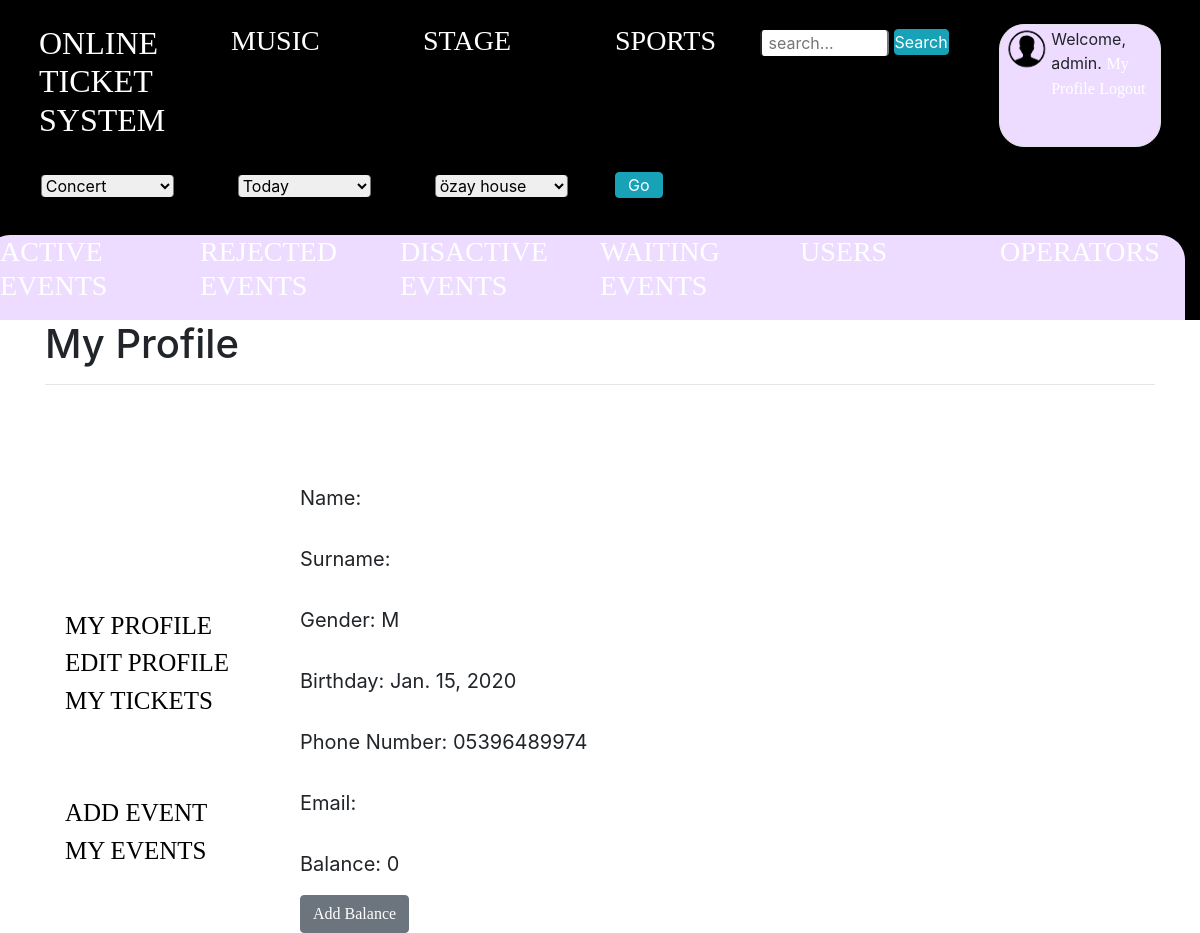
/account/profile/ (signed in), run on an earlier commit of the app's database.
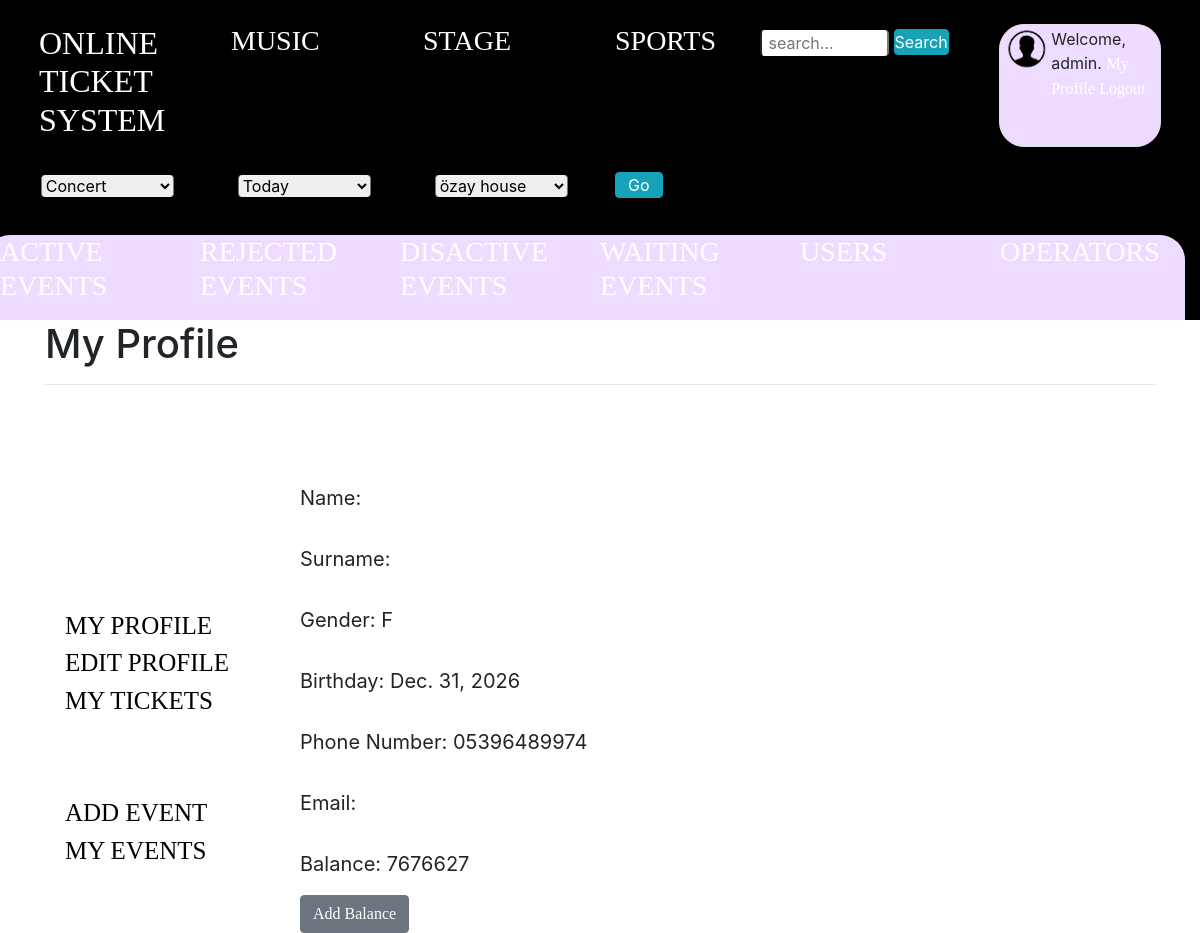
And on a later commit of the database.
### website/models.py (models this page shows, shortened)
class UserProfile(models.Model):
    id = models.AutoField(primary_key=True)
    GENDER = (
        ('M', 'Male'),
        ('F', 'Female'),
    )
    gender = models.CharField(max_length=1, choices=GENDER)
    birthday = models.DateField()
    phone_number = models.CharField(max_length=11)
    img = models.URLField(null=True, blank=True)
    isOperator = models.BooleanField(default=False)
    user = models.ForeignKey(User, on_delete=models.CASCADE)
    balance = models.IntegerField(default=0)

### website/views.py (the view)
# urls.py: path('account/profile/', views.my_profile_view, name='my_profile'),
@login_required
def my_profile_view(request):
    user = request.user
    user_infos = UserProfile.objects.all().filter(user=user)
    context = {"user_infos": user_infos}
    return render(request, 'profile/profile.html', context)

### website/views.py (called while the page is built)
def return_stage_list(request):
    return {'stage_list': Stage.objects.all()}

### templates/profile/profile.html (shortened to what this page needs)
{% extends 'base.html' %}
{% block head %}
    {% load static %}
    <link rel="stylesheet" type="text/css" href="{% static "css/profile/profil.css" %}">
{% endblock %}
{% block content %}
<div id="mainDiv">
    <h1 id="header">My Profile</h1>
    <hr>
    <div class="infos">
        {% block info %}
            {% for info in user_infos %}
                <p>Name: {{ info.user.first_name }} </p>
                <p>Surname: {{ info.user.last_name }}</p>
                <p>Gender: {{ info.gender }}</p>
                <p>Birthday: {{ info.birthday }}</p>
                <p>Phone Number: {{ info.phone_number }}</p>
                <p>Email: {{  info.user.email }}</p>
                <p>Balance: {{  info.balance }}</p>
                <a href="{% url 'add_balance' %}"><button type="button" class="btn btn-secondary">Add Balance</button></a>
            {% endfor %}
        {% endblock %}
    </div>
    <div id="main_menu">
        <br><br>
        <a href="{% url 'my_profile' %}">My Profile</a><br>
        <a href="{% url 'edit_my_profile' %}">Edit Profile</a><br>
        <a href="{% url 'my_transactions' %}">My Tickets</a><br>
        <br><br>
        {% block isOperator %}
        {% for info in user_infos %}
            {% if info.isOperator %}
                <a href="{% url 'add_event' %}">Add Event</a><br>
                <a href="{% url 'my_events' %}">My Events</a><br>
            {% endif %}
        {% endfor %}
            {% endblock %}
    </div>
</div>
{% endblock %}

### templates/base.html (shortened to what this page needs)
<!DOCTYPE html>
<html lang="en">
<head>
    <link rel="stylesheet" href="https://stackpath.bootstrapcdn.com/bootstrap/4.4.1/css/bootstrap.min.css">
     {% block head %}
             {% endblock %}
     {% load static %}
    <link rel="stylesheet" type="text/css" href="{% static 'css/base.css' %}">
</head>
<body>
    <header>
  <video playsinline="playsinline" autoplay="autoplay" muted="muted" loop="loop">
    <source src="{% static 'media/homevideo.mp4' %}" type="video/mp4">
  </video>
        <div class="row" id='mainRow'>
            <div class="col-sm-2">
                <div id="webSiteName">
                    <a href="{%  url 'home' %}">
                        <h2>Online Ticket System</h2>
                    </a>
                </div>
            </div>
            <div class="col-sm-2">
                <div class="topicsName">
                    <a href="{% url 'concert_event'  %} ">
                        <h3>Music</h3>
                    </a>
                </div>
            </div>
            <div class="col-sm-2">
                <div class="topicsName">
                    <a href="{% url 'theatre_event'  %} ">
                        <h3>Stage</h3>
                    </a>
                </div>
            </div>
            <div class="col-sm-1">
                <div class="topicsName">
                    <a href="{% url 'sport_event'  %} ">
                        <h3>Sports</h3>
                    </a>
                </div>
            </div>
            <div class="col-md-3">
                <div class="search-container">
                    <form method="GET" action="{% url 'overall_search' %}">
                    <input required name="q" value="{{ request.GET.q }}" placeholder=" search...">
                    <button class="btn btn-info py-0 px-0" type="submit">Search</button>
                    </form>
                </div>
            </div>
            <div class="col-sm-2">
            <div class="border">
                <div class="avatarDiv">
                    <img src={% static "media/user-avatar.png" %} alt="user-avatar">
                </div>
                <div class="accountTextDiv">
                    {% if user.is_authenticated %}
                    <p class="login">Welcome, {{ user.get_username }}.
                    <a href="{% url 'my_profile' %}">My Profile</a>
                        <a href="{% url 'logout' %}">Logout</a></p>
                    {% else %}
                    <p><a  href="{% url 'login' %}">Login</a></p>
                    {% endif %}
                </div>
            </div>
            </div>
        </div>
        <div class="row" id='searchFilterRow'>
            <table>
            <form action="{% url 'opinion_search' %}" method="post" >
            <div class="col-sm-2">
                <div class="categories">
                    <select name="categories">
                        <option value="C">Concert</option>
                    </select>
                </div>
            </div>
            <div class="col-sm-2">
                <div class="categories">
                    <select name="dates">
                        <option value="Today">Today</option>
                    </select>
                </div>
            </div>
            <div class="col-sm-2">
                <div class="categories">
                    <select name="stage_names">
                       {% for stage in stage_list %}
                        <option value="{{ stage.place }}">{{ stage.place }}</option>
                        {% endfor %}
                    </select>
                </div>
            </div>
            <div class="col-sm-1">
                <div class="categories">
                     <button class="btn btn-info py-0 " type="submit">Go</button>
            </div>
                </div>
            </form>
</table>
        </div>
  {% if request.user.is_superuser %}
         <div class="row" id='adminRow'>
          <div class="col">
                <div class="topicsName">
                    <a href="{% url 'active_events' %}">
                        <h3>Active Events</h3>
                    </a>
                </div>
            </div>
      <div class="col">
                <div class="topicsName">
                    <a href="{% url 'rejected_events' %}">
                        <h3>Rejected Events</h3>
                    </a>
                </div>
            </div>
            <div class="col">
                <div class="topicsName">
                    <a href="{% url 'disactive_events' %}">
                        <h3>Disactive Events</h3>
                    </a>
                </div>
            </div>
            <div class="col">
                <div class="topicsName">
                    <a href="{% url 'waiting_events' %}">
                        <h3>Waiting Events</h3>
                    </a>
                </div>
            </div>
            <div class="col">
                <div class="topicsName">
                    <a href="{% url 'users_all' %}">
                        <h3>Users</h3>
                    </a>
                </div>
            </div>
            <div class="col">
                <div class="topicsName">
                    <a href="{% url 'operator_all' %}">
                        <h3>Operators</h3>
                    </a>
                </div>
            </div>
      </div>
{% endif %}
    </header>
    <div class="container-xl">
            {% block content %}
             {% endblock %}
    </div>
</body>
</html>

### website/static/css/profile/profil.css (style rules this page uses)
.infos p { padding-top: 15px; }
.infos { position: relative; width:600px; font-size:20px; height: 100px; margin: auto; margin-top: 7.5%; }
#main_menu a { color: black; }
#main_menu { position: absolute; width:200px; top:57%; font-size: 25px; padding-left:20px; }

### website/static/css/base.css (style rules this page uses)
body { width: 100%; }
#adminRow { border-radius: 25px; border-color: #eddcff ; background: #eddcff; width: 100%; height: 100%; }
a { color: white; font-family: "Century Gothic", serif; text-decoration: none; text-transform: uppercase; }
.accountTextDiv a { color: white; font-family: "Century Gothic", serif; text-decoration: none; text-transform: initial; }
header { position: relative; background-color: black; height: 40vh; min-height: 15rem; width: 100%; overflow: hidden; }
header video { position: absolute; top: 50%; left: 50%; min-width: 100%; min-height: 100%; width: auto; height: auto; z-index: 0; -ms-transform: translateX(-50%) translateY(-50%); -moz-transform: translateX(-50%) translateY(-50%); -webkit-transform: translateX(-50%) translateY(-50%); transform: translateX(-50%) translateY(-50%); }
#webSiteName { float: left; width: 14%; height: 95%; margin: auto; }
.topicsName { float: left; width: 14%; height: 95%; margin: auto; }
.avatarDiv { float: left; width: 30%; height: 95%; margin: auto; margin-left: 2%; }
.avatarDiv img { max-width: 100%; max-height: 100%; }
.border { border-radius: 25px; border-color: #eddcff ; background: #eddcff; width: 100%; height: 100%; }
.accountTextDiv { float: left; width: 60%; height: 95%; margin: auto; padding-top: 1%; }
.accountTextDiv p { width: 100%; }
.search-container { margin: auto; width: 100%; height: 25%; padding-top: 2%; }
.search-container input { margin-left: 19%; width: 50%; webkit-border-radius: 4px !important; -moz-border-radius: 4px !important; border-radius: 4px !important; -webkit-border-top: 4px !important; -moz-border-top: 4px !important; border-top: 4px !important; -webkit-border-bottom: 4px !important; -moz-border-bottom: 4px !important; border-bottom: 4px !important; }
.search-container button { margin-bottom: 2%; }
#searchFilterRow { height: 20%; margin-top: 2%; padding-left: 2%; padding-right: 2%; text-align: center; }
.row select { webkit-border-radius: 4px !important; -moz-border-radius: 4px !important; border-radius: 4px !important; -webkit-border-top: 4px !important; -moz-border-top: 4px !important; border-top: 4px !important; -webkit-border-bottom: 4px !important; -moz-border-bottom: 4px !important; border-bottom: 4px !important; }
#mainRow { margin: auto; padding-left: 2%; padding-right: 2%; padding-top: 2%; }
.categories { float: left; width: 100%; height: 100%; margin: auto; padding-top: 1.5%; }
.categories select { width: 80%; right: 10%; height: fit-content; }
.categories button { float: left; }

What changed in the data, as far as the page shows it:
changed UserProfile: gender "M" → "F"; birthday "Jan. 15, 2020" → "Dec. 31, 2026"; balance "0" → "7676627"
